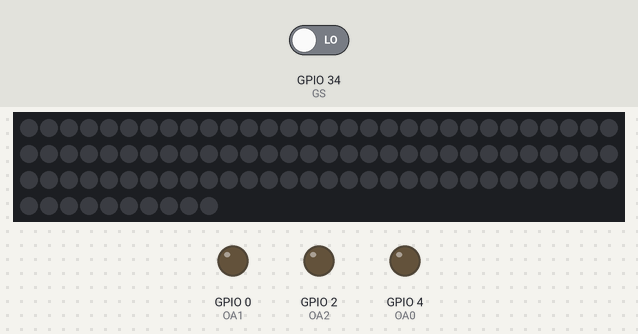
Bench run of a sketch on a simulated ESP32. Shown: 100 RGB LEDs in strip order, left to right, continuing on the next row, output pins drawn as LEDs (lit = HIGH). Dashed ring = blinking. The inputs (shaded band) are chosen by the test bench; at power-on: GPIO 34 (GS) LOW. What the sketch prints to the serial monitor is not drawn.

Above: at 2.2 s.
2.3 s: GPIO 34 (GS) driven HIGH
At 3.8 s:
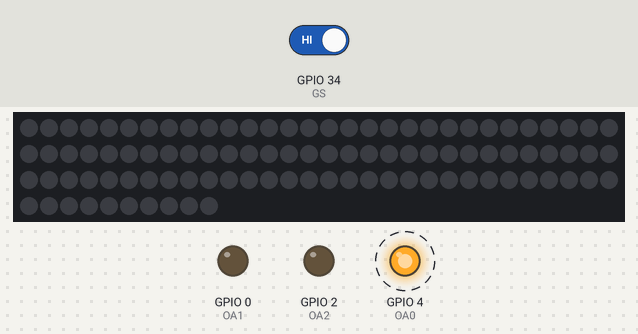
At 5.8 s:
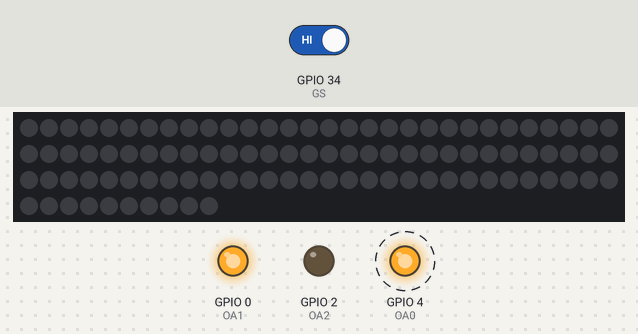
Timing chart, 0 to 16.7 s (numbered marks = the images above; inputs shaded):
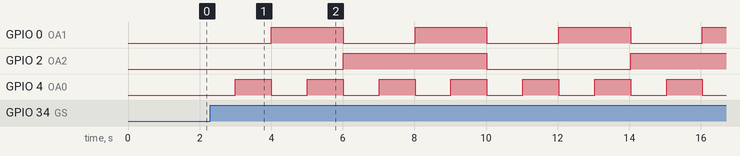

Measured:
- by itself, GPIO 0 (OA1): alternates HIGH for 2.0 s and LOW for 2.0 s
- by itself, GPIO 4 (OA0): alternates HIGH for 1.0 s and LOW for 1.0 s

The sketch:

botones.ino
```cpp
#include "FastLED.h"
#define NUM_LEDS 100
CRGB leds[NUM_LEDS];
int OA0 =4;
int OA1 = 0;
int OA2 = 2;
int GS = 34;
int IA0 = 35;
int IA1 = 32;
int IA2 = 33;

int LED =17;

///int out = 23;

int row= 0;
int col =0;
int bottom=0;
void setup() {
  FastLED.addLeds<NEOPIXEL, 17>(leds, NUM_LEDS);
  // put your setup code here, to run once:
  pinMode(OA0, OUTPUT);
  pinMode(OA1, OUTPUT);
  pinMode(OA2, OUTPUT);
  pinMode(GS, INPUT);
  pinMode(IA0,INPUT);
   pinMode(IA1,INPUT);
    pinMode(IA2,INPUT);
 // pinMode(out, OUTPUT);
Serial.begin(115200);
   delay(1000);


}

void loop() {
  delay(1000);
switch(row){
  case 0:{
     Serial.printf(" opcion: %d ",row);
  digitalWrite(OA0, LOW);
  digitalWrite(OA1, LOW);
  digitalWrite(OA2, LOW);
    break;
 }
  case 1:{
  digitalWrite(OA0, HIGH);
  digitalWrite(OA1, LOW);
  digitalWrite(OA2, LOW);
  Serial.printf(" opcion: %d ",row);
    break;}
  case 2:{
  digitalWrite(OA0, LOW);
  digitalWrite(OA1, HIGH);
  digitalWrite(OA2, LOW);
  Serial.printf(" opcion: %d ",row);
    break;}
  case 3:{
  digitalWrite(OA0, HIGH);
  digitalWrite(OA1, HIGH);
  digitalWrite(OA2, LOW);
  Serial.printf(" opcion: %d ",row);
    break;}
  case 4:{
  digitalWrite(OA0, LOW);
  digitalWrite(OA1, LOW);
  digitalWrite(OA2, HIGH);
  Serial.printf(" opcion: %d ",row);
    break;}
  case 5:{
  digitalWrite(OA0, HIGH);
  digitalWrite(OA1, LOW);
  digitalWrite(OA2, HIGH);
  Serial.printf(" opcion: %d ",row);
    break;}
  case 6:{
  digitalWrite(OA0, LOW);
  digitalWrite(OA1, HIGH);
  digitalWrite(OA2, HIGH);
  Serial.printf(" opcion: %d ",row);
    break;}
  case 7:{
  digitalWrite(OA0, HIGH);
  digitalWrite(OA1, HIGH);
  digitalWrite(OA2, HIGH);
  Serial.printf(" opcion: %d ",row);
    break;
  }
  default:
  break;


}


   if(digitalRead(GS)==1){
    leds[bottom] = CRGB::Black; FastLED.show();
 if( digitalRead(GS)==0){
    col= digitalRead(IA0)+(2*digitalRead(IA1))+(4*digitalRead(IA2));
 bottom = (row*8)+col;
   leds[bottom] = CRGB::Blue; FastLED.show();

}}
row++;
  if(row==8){
    row=0;
  }


/*
Serial.printf(" pin 34: %d ",digitalRead(GS));
Serial.printf(" pin 35: %d ",digitalRead(IA0));
Serial.printf(" pin 32: %d ",digitalRead(IA1));
Serial.printf(" pin 33: %d ",digitalRead(IA2));
*/


Serial.printf(" fila: %d ",row);


}
```
